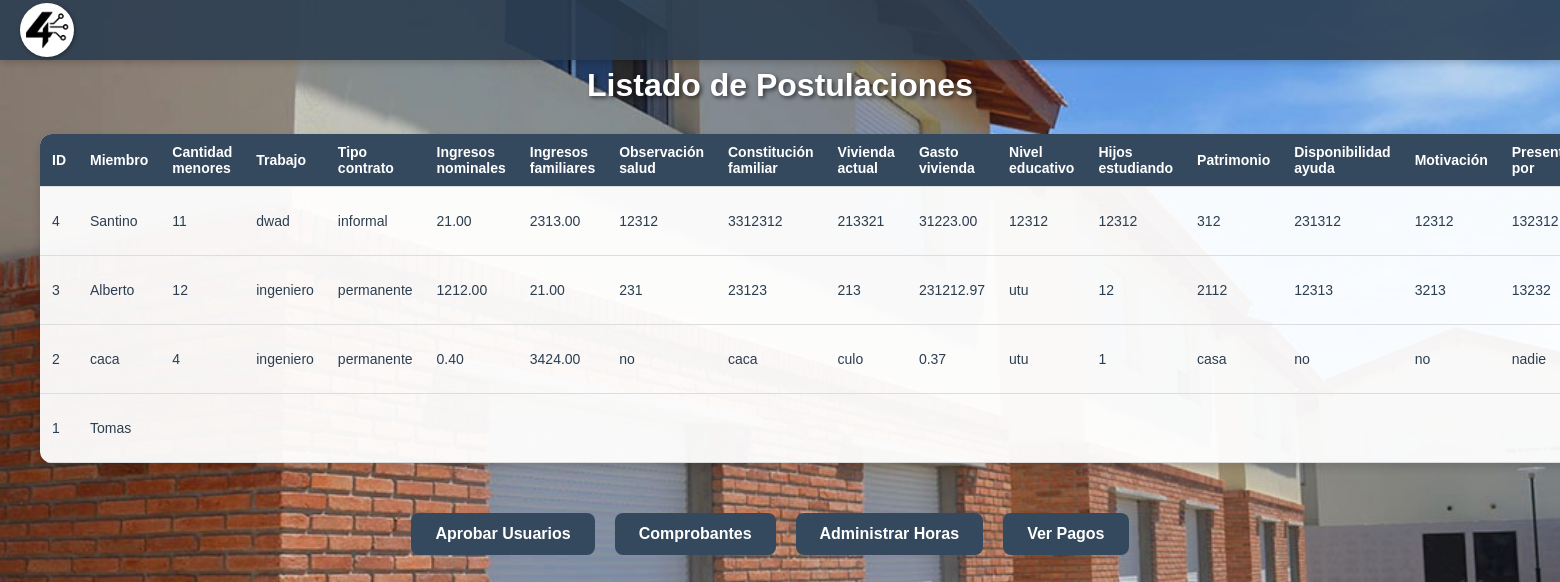
Page /admin_postulacion.php (signed in) on the committed database.
### tables this page shows
CREATE TABLE `postulacion` (
  `nombre` varchar(255) NOT NULL,
  `email` varchar(255) NOT NULL,
  `password` varchar(255) NOT NULL,
  `id_postulacion` int(11) NOT NULL,
  `fecha_po` date DEFAULT NULL,
  `estado_po` enum('pendiente','aceptada','rechazada') DEFAULT 'pendiente',
  `comentarios_admin` text DEFAULT NULL,
  `id_miembro` int(11) DEFAULT NULL,
  `cantidad_menores` int(11) DEFAULT NULL,
  `trabajo` varchar(255) DEFAULT NULL,
  `tipo_contrato` varchar(50) DEFAULT NULL,
  `ingresos_nominales` decimal(10,2) DEFAULT NULL,
  `ingresos_familiares` decimal(10,2) DEFAULT NULL,
  `observacion_salud` text DEFAULT NULL,
  `constitucion_familiar` text DEFAULT NULL,
  `vivienda_actual` varchar(255) DEFAULT NULL,
  `gasto_vivienda` decimal(10,2) DEFAULT NULL,
  `nivel_educativo` varchar(100) DEFAULT NULL,
  `hijos_estudiando` int(11) DEFAULT NULL,
  `patrimonio` text DEFAULT NULL,
  `disponibilidad_ayuda` text DEFAULT NULL,
  `motivacion` text DEFAULT NULL,
  `presentado_por` varchar(255) DEFAULT NULL,
  `referencia_contacto` varchar(255) DEFAULT NULL,
  `fecha_postulacion` timestamp NOT NULL DEFAULT current_timestamp()
);

CREATE TABLE `miembro` (
  `id_miembro` int(11) NOT NULL,
  `nombre` varchar(255) NOT NULL,
  `email` varchar(255) NOT NULL,
  `password` varchar(255) NOT NULL,
  `es_miembro` tinyint(1) DEFAULT 0,
  `admin` tinyint(1) DEFAULT 0,
  `estado` varchar(100) DEFAULT NULL,
  `id_unidad` int(11) DEFAULT NULL,
  `fecha_ingreso` date DEFAULT NULL
);

### admin_postulacion.php (the view, shortened to what this page needs)
<?php
require_once "conexion.php";
$conexion = new mysqli($host, $user, $pass, $db, $port);
$sql = "SELECT p.*, m.nombre AS nombre_miembro, m.email AS email_miembro
        FROM postulacion p
        LEFT JOIN miembro m ON p.id_miembro = m.id_miembro
        ORDER BY p.fecha_postulacion DESC";
$resultado = $conexion->query($sql);
?>
<!DOCTYPE html>
<html lang="es">
<head>
</head>
<header>
  <a class="logo">
      <img src="logo.jpeg" alt="Logo Cooperativa">
    </a>
</header>
<body>
<h2>Listado de Postulaciones</h2>
<?php if ($resultado && $resultado->num_rows > 0): ?>
<table>
  <tr>
    <th>ID</th>
    <th>Miembro</th>
    <th>Cantidad menores</th>
    <th>Trabajo</th>
    <th>Tipo contrato</th>
    <th>Ingresos nominales</th>
    <th>Ingresos familiares</th>
    <th>Observación salud</th>
    <th>Constitución familiar</th>
    <th>Vivienda actual</th>
    <th>Gasto vivienda</th>
    <th>Nivel educativo</th>
    <th>Hijos estudiando</th>
    <th>Patrimonio</th>
    <th>Disponibilidad ayuda</th>
    <th>Motivación</th>
    <th>Presentado por</th>
  </tr>
  <?php while($postulacion = $resultado->fetch_assoc()): ?>
  <tr>
    <td><?= htmlspecialchars($postulacion["id_postulacion"]) ?></td>
    <td><?= htmlspecialchars($postulacion["nombre_miembro"] ?? $postulacion["email_miembro"] ?? "Desconocido") ?></td>
    <td><?= htmlspecialchars($postulacion["cantidad_menores"] ?? "") ?></td>
    <td><?= htmlspecialchars($postulacion["trabajo"] ?? "") ?></td>
    <td><?= htmlspecialchars($postulacion["tipo_contrato"] ?? "") ?></td>
    <td><?= htmlspecialchars($postulacion["ingresos_nominales"] ?? "") ?></td>
    <td><?= htmlspecialchars($postulacion["ingresos_familiares"] ?? "") ?></td>
    <td><?= htmlspecialchars($postulacion["observacion_salud"] ?? "") ?></td>
    <td><?= htmlspecialchars($postulacion["constitucion_familiar"] ?? "") ?></td>
    <td><?= htmlspecialchars($postulacion["vivienda_actual"] ?? "") ?></td>
    <td><?= htmlspecialchars($postulacion["gasto_vivienda"] ?? "") ?></td>
    <td><?= htmlspecialchars($postulacion["nivel_educativo"] ?? "") ?></td>
    <td><?= htmlspecialchars($postulacion["hijos_estudiando"] ?? "") ?></td>
    <td><?= htmlspecialchars($postulacion["patrimonio"] ?? "") ?></td>
    <td><?= htmlspecialchars($postulacion["disponibilidad_ayuda"] ?? "") ?></td>
    <td><?= htmlspecialchars($postulacion["motivacion"] ?? "") ?></td>
    <td><?= htmlspecialchars($postulacion["presentado_por"] ?? "") ?></td>
  </tr>
  <?php endwhile; ?>
</table>
<?php else: ?>
<p>No hay postulaciones registradas.</p>
<?php endif; ?>
<div class="btn-container">
  <form action="admin.php" method="post">
    <button type="submit" class="btn">Aprobar Usuarios</button>
  </form>
  <form action="admin_comprobantes.php" method="post">
    <button type="submit" class="btn">Comprobantes</button>
  </form>
  <form action="admin_horas.php" method="post">
    <button type="submit" class="btn">Administrar Horas</button>
  </form>
  <form action="pagos.php" method="get">
    <button type="submit" class="btn">Ver Pagos</button>
  </form>
</div>
</body>
</html>

### admin_postulacion.php (style rules this page uses)
body { font-family: 'Arial', sans-serif; background-image: url('landingpage.jpg'); background-size: cover; background-position: center; background-attachment: fixed; margin: 0; padding: 40px; color: #2c3e50; }
h2 { text-align: center; font-size: 32px; color: white; text-shadow: 2px 2px 4px rgba(0,0,0,0.6); margin-bottom: 30px; }
table { width: 100%; border-collapse: collapse; background: rgba(255,255,255,0.95); border-radius: 12px; overflow: hidden; box-shadow: 0 4px 10px rgba(0,0,0,0.15); }
th, td { padding: 10px 12px; text-align: left; border-bottom: 1px solid #ddd; font-size: 14px; }
th { background-color: #34495e; color: white; font-weight: 600; }
.btn { padding: 12px 24px; background-color: #34495e; color: white; border: none; border-radius: 8px; font-weight: 600; cursor: pointer; font-size: 16px; transition: background-color 0.3s, transform 0.2s; margin-top: 20px; margin-right: 20px; }
.btn-container { display: flex; justify-content: center; flex-wrap: wrap; margin-top: 30px; }
header { background-color: rgba(44, 62, 80, 0.9); height: 60px; width: 99.9%; left:0px; display: flex; justify-content: space-between; align-items: center; padding: 0 20px; box-shadow: 0 2px 8px rgba(0, 0, 0, 0.2); position: absolute; top: 0px; z-index: 10; }
.logo { display: flex; align-items: center; height: 100%; padding: 5px 0; }
.logo img { height: 54px; width: auto; object-fit: contain; filter: drop-shadow(1px 1px 2px rgba(0, 0, 0, 0.4)); border-radius: 50%; }

### rows in the picture
postulacion: id_postulacion "4", id_miembro.nombre "Santino", cantidad_menores "11", trabajo "dwad", tipo_contrato "informal", ingresos_nominales "21.00", ingresos_familiares "2313.00", observacion_salud "12312", constitucion_familiar "3312312", vivienda_actual "213321", gasto_vivienda "31223.00", nivel_educativo "12312", hijos_estudiando "12312", patrimonio "312", disponibilidad_ayuda "231312", motivacion "12312", presentado_por "132312"
postulacion: id_postulacion "3", id_miembro.nombre "Alberto", cantidad_menores "12", trabajo "ingeniero", tipo_contrato "permanente", ingresos_nominales "1212.00", ingresos_familiares "21.00", observacion_salud "231", constitucion_familiar "23123", vivienda_actual "213", gasto_vivienda "231212.97", nivel_educativo "utu", hijos_estudiando "12", patrimonio "2112", disponibilidad_ayuda "12313", motivacion "3213", presentado_por "13232"
postulacion: id_postulacion "2", id_miembro.nombre "caca", cantidad_menores "4", trabajo "ingeniero", tipo_contrato "permanente", ingresos_nominales "0.40", ingresos_familiares "3424.00", observacion_salud "no", constitucion_familiar "caca", vivienda_actual "culo", gasto_vivienda "0.37", nivel_educativo "utu", hijos_estudiando "1", patrimonio "casa", disponibilidad_ayuda "no", motivacion "no", presentado_por "nadie"
postulacion: id_postulacion "1", id_miembro.nombre "Tomas"
